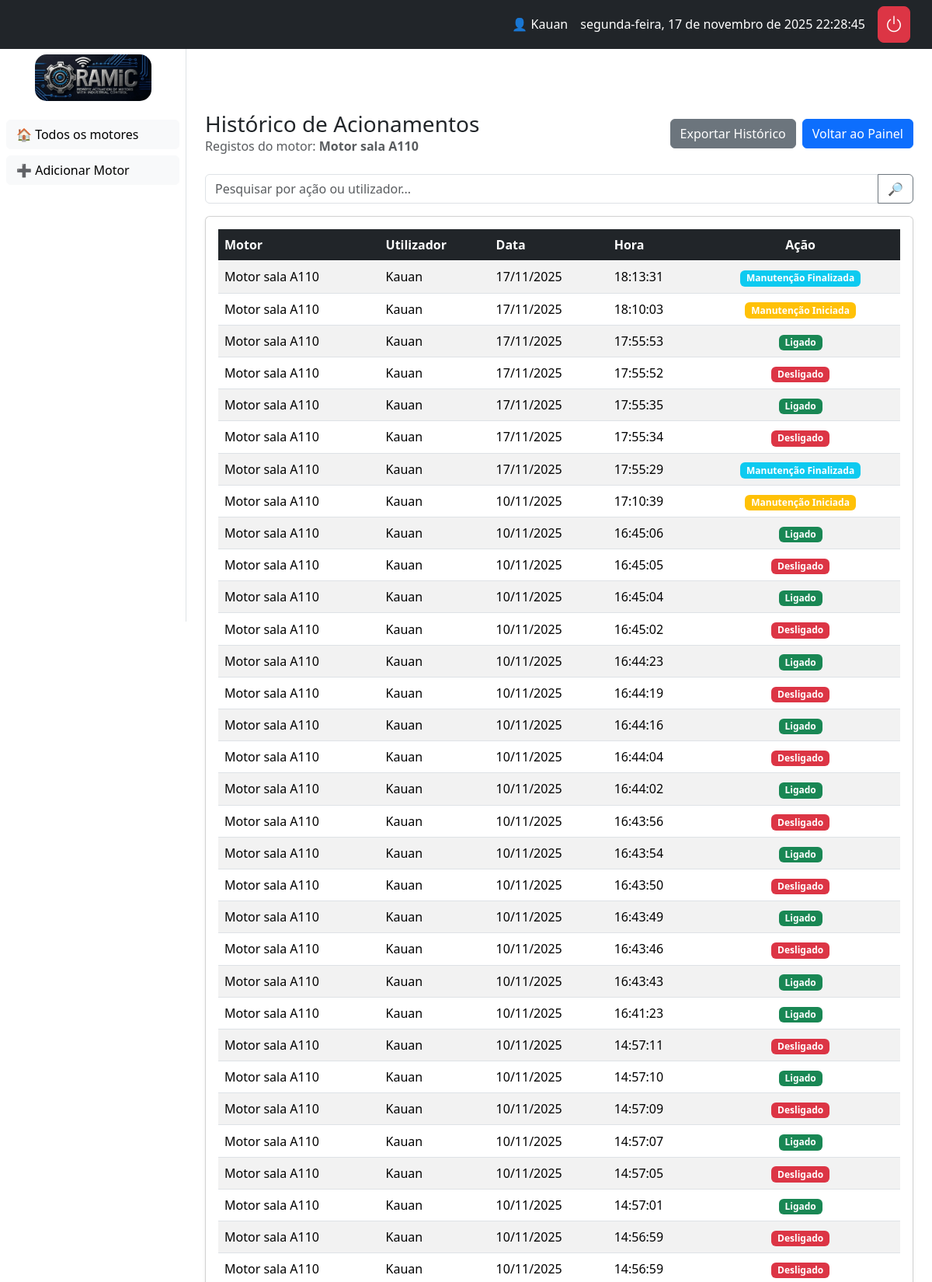
Page /motor/1/historico/ (signed in, upper part) on the committed database.
### core/models.py (models this page shows, shortened)
class Motor(models.Model):
    grupos = models.ManyToManyField(Group, related_name="motores")
    nome = models.CharField(max_length=100)
    numero_serie = models.CharField(max_length=50, unique=True)
    descricao = models.TextField(blank=True, null=True)
    imagem = models.ImageField(upload_to="motores/", blank=True, null=True)
    localizacao = models.CharField(max_length=100, blank=True)
    modelo = models.CharField(max_length=100, blank=True)
    corrente = models.FloatField(null=True, blank=True, help_text="Corrente em Ampères (A)")
    potencia = models.FloatField(null=True, blank=True, help_text="Potência em Watts (W)")
    tensao = models.CharField(max_length=50, blank=True, help_text="Ex: 110V, 220V")
    ligado = models.BooleanField(default=False)
    em_manutencao = models.BooleanField(default=False)
    last_heartbeat = models.DateTimeField(null=True, blank=True)

class LogAcionamento(models.Model):
    ACOES = [
        ("LIGADO", "Ligado"),
        ("DESLIGADO", "Desligado"),
        ("MANUTENCAO_INICIO", "Manutenção Iniciada"),
        ("MANUTENCAO_FIM", "Manutenção Finalizada"),
    ]
    motor = models.ForeignKey(Motor, related_name="logs", on_delete=models.CASCADE)
    usuario = models.ForeignKey(User, on_delete=models.SET_NULL, null=True, blank=True)
    acao = models.CharField(max_length=20, choices=ACOES)
    timestamp = models.DateTimeField(auto_now_add=True)

### core/views.py (the view)
# urls.py: path("motor/<int:motor_id>/historico/", views.historico_view, name="historico"),
@login_required
def historico_view(request, motor_id: int):
    motor = get_object_or_404(Motor, id=motor_id)
    q = request.GET.get("q", "").strip()
    logs = motor.logs.all().order_by('-timestamp')
    if q:
        user_match = User.objects.filter(username__iexact=q).first()
        if user_match:
            logs = logs.filter(usuario=user_match)
        else:
            logs = logs.filter(acao__icontains=q)
    return render(request, "core/motores/historico.html", {"motor": motor, "logs": logs, "q": q})

### templates/core/motores/historico.html
{% extends "core/base.html" %}
{% load django_bootstrap5 %}
{% block content %}
<div class="d-flex align-items-center justify-content-between mb-4">
  <div>
    <h3 class="mb-0">Histórico de Acionamentos</h3>
    {% if motor %}
      <p class="text-muted mb-0">Registos do motor: <strong>{{ motor.nome }}</strong></p>
    {% endif %}
  </div>
  <div class="d-flex gap-2">
    <a href="{% url 'exportar_historico_csv' %}" class="btn btn-secondary">Exportar Histórico</a>
    <a href="{% url 'painel' %}" class="btn btn-primary">Voltar ao Painel</a>
  </div>
</div>
<form class="mb-3" method="get">
  <div class="input-group">
    <input type="text" class="form-control" name="q" placeholder="Pesquisar por ação ou utilizador..." value="{{ q }}">
    <button class="btn btn-outline-secondary" type="submit">🔎</button>
  </div>
</form>
<div class="card shadow-sm">
  <div class="card-body">
    <div class="table-responsive">
      <table class="table table-striped table-hover align-middle mb-0">
        <thead class="table-dark">
          <tr>
            <th>Motor</th>
            <th>Utilizador</th>
            <th>Data</th>
            <th>Hora</th>
            <th class="text-center">Ação</th>
          </tr>
        </thead>
        <tbody>
          {% for log in logs %}
          <tr>
            <td>{{ log.motor.nome }}</td>
            <td>{{ log.usuario.username|default:"Sistema" }}</td>
            <td>{{ log.timestamp|date:"d/m/Y" }}</td>
            <td>{{ log.timestamp|time:"H:i:s" }}</td>
            <td class="text-center">
              {% if log.acao == "LIGADO" %}
                <span class="badge btn-success">{{ log.get_acao_display }}</span>
              {% elif log.acao == "DESLIGADO" %}
                <span class="badge btn-danger">{{ log.get_acao_display }}</span>
              {% elif log.acao == "MANUTENCAO_INICIO" %}
                <span class="badge btn-warning">Manutenção Iniciada</span>
              {% elif log.acao == "MANUTENCAO_FIM" %}
                <span class="badge btn-info">Manutenção Finalizada</span>
              {% else %}
                <span class="badge btn-secondary">{{ log.acao }}</span>
              {% endif %}
            </td>
          </tr>
          {% empty %}
          <tr>
            <td colspan="5" class="text-center p-4">
              <p class="mb-0">Ainda não existem registos para este motor.</p>
            </td>
          </tr>
          {% endfor %}
        </tbody>
      </table>
    </div>
  </div>
</div>
{% endblock %}

### templates/core/base.html (shortened to what this page needs)
{% load static %}
{% load django_bootstrap5 %}
<!doctype html>
<html lang="pt-br">
  <head>
    <link rel="stylesheet" href="{% static 'css/style.css' %}">
    <link rel="stylesheet" href="{% static 'css/style.css' %}">
    <link rel="stylesheet" href="{% static 'bootstrap/css/bootstrap.min.css' %}">
    {% bootstrap_css %}
    <link rel="stylesheet" href="https://cdn.jsdelivr.net/npm/bootstrap-icons@1.11.3/font/bootstrap-icons.min.css">
    <link rel="stylesheet" href="https://cdnjs.cloudflare.com/ajax/libs/font-awesome/6.0.0-beta3/css/all.min.css">
  </head>
  <body>
    {% if user.is_authenticated %}
      <nav class="navbar navbar-dark bg-dark px-3 top-navbar">
        <div class="container-fluid">
          <div class="d-flex align-items-center text-white">
            <span class="me-3">👤 {{ request.user.username }}</span>
            <span id="datetime" class="me-3 d-none d-md-inline"></span>
            <a href="{% url 'logout' %}" class="btn btn-danger p-2 lh-1" title="Sair" style="border-radius: 0.5rem;">
              <i class="bi bi-power h4 mb-0"></i>
          </a>
          </div>
        </div>
      </nav>
      <aside class="sidebar" id="sidebar">
        <div class="text-center mb-4">
          <a href="{% url 'painel' %}">
            <img src="{% static 'img/Ramic-logo.png' %}" alt="RAMIC Logo" class="img-fluid" style="max-width: 150px; border-radius: 15px;">
          </a>
        </div>
        <ul class="list-unstyled px-2">
          <li class="mb-2"><a class="btn btn-light w-100 text-start" href="{% url 'painel' %}">🏠 Todos os motores</a></li>
          <li class="mb-2"><a class="btn btn-light w-100 text-start" href="{% url 'adicionar_motor' %}">➕ Adicionar Motor</a></li>
        </ul>
      </aside>
      <main class="content" id="content">
        {% block content %}{% endblock %}
      </main>
    {% else %}
      <main class="container py-5">
        {% bootstrap_messages %}
        {% block content_unauthenticated %}{% endblock %}
      </main>
    {% endif %}
  </body>
</html>

### static/css/style.css (style rules this page uses)
body { background-color: #f8f9fa; }
.sidebar { width: 240px; min-height: 100vh; background: #fff; border-right: 1px solid #dee2e6; position: fixed; left: 0; top: 0; padding-top: 70px; transition: transform 0.3s ease-in-out; z-index: 1040; }
.content { margin-left: 240px; padding: 24px; padding-top: 80px; transition: margin-left 0.3s ease-in-out; }
.top-navbar { position: fixed; top: 0; width: 100%; z-index: 1050; }

### rows in the picture
Motor: nome "Motor sala A110"
LogAcionamento: motor.nome "Motor sala A110", usuario.username "Kauan", timestamp "17/11/2025", timestamp "18:13:31", acao "Manutenção Finalizada"
LogAcionamento: motor.nome "Motor sala A110", usuario.username "Kauan", timestamp "17/11/2025", timestamp "18:10:03", shows "Manutenção Iniciada"
LogAcionamento: motor.nome "Motor sala A110", usuario.username "Kauan", timestamp "17/11/2025", timestamp "17:55:53", acao "Ligado"
LogAcionamento: motor.nome "Motor sala A110", usuario.username "Kauan", timestamp "17/11/2025", timestamp "17:55:52", acao "Desligado"
LogAcionamento: motor.nome "Motor sala A110", usuario.username "Kauan", timestamp "17/11/2025", timestamp "17:55:35", acao "Ligado"
LogAcionamento: motor.nome "Motor sala A110", usuario.username "Kauan", timestamp "17/11/2025", timestamp "17:55:34", acao "Desligado"
LogAcionamento: motor.nome "Motor sala A110", usuario.username "Kauan", timestamp "17/11/2025", timestamp "17:55:29", acao "Manutenção Finalizada"
LogAcionamento: motor.nome "Motor sala A110", usuario.username "Kauan", timestamp "10/11/2025", timestamp "17:10:39", shows "Manutenção Iniciada"
LogAcionamento: motor.nome "Motor sala A110", usuario.username "Kauan", timestamp "10/11/2025", timestamp "16:45:06", acao "Ligado"
LogAcionamento: motor.nome "Motor sala A110", usuario.username "Kauan", timestamp "10/11/2025", timestamp "16:45:05", acao "Desligado"
LogAcionamento: motor.nome "Motor sala A110", usuario.username "Kauan", timestamp "10/11/2025", timestamp "16:45:04", acao "Ligado"
LogAcionamento: motor.nome "Motor sala A110", usuario.username "Kauan", timestamp "10/11/2025", timestamp "16:45:02", acao "Desligado"
LogAcionamento: motor.nome "Motor sala A110", usuario.username "Kauan", timestamp "10/11/2025", timestamp "16:44:23", acao "Ligado"
LogAcionamento: motor.nome "Motor sala A110", usuario.username "Kauan", timestamp "10/11/2025", timestamp "16:44:19", acao "Desligado"
LogAcionamento: motor.nome "Motor sala A110", usuario.username "Kauan", timestamp "10/11/2025", timestamp "16:44:16", acao "Ligado"
LogAcionamento: motor.nome "Motor sala A110", usuario.username "Kauan", timestamp "10/11/2025", timestamp "16:44:04", acao "Desligado"
LogAcionamento: motor.nome "Motor sala A110", usuario.username "Kauan", timestamp "10/11/2025", timestamp "16:44:02", acao "Ligado"
LogAcionamento: motor.nome "Motor sala A110", usuario.username "Kauan", timestamp "10/11/2025", timestamp "16:43:56", acao "Desligado"
LogAcionamento: motor.nome "Motor sala A110", usuario.username "Kauan", timestamp "10/11/2025", timestamp "16:43:54", acao "Ligado"
LogAcionamento: motor.nome "Motor sala A110", usuario.username "Kauan", timestamp "10/11/2025", timestamp "16:43:50", acao "Desligado"
LogAcionamento: motor.nome "Motor sala A110", usuario.username "Kauan", timestamp "10/11/2025", timestamp "16:43:49", acao "Ligado"
LogAcionamento: motor.nome "Motor sala A110", usuario.username "Kauan", timestamp "10/11/2025", timestamp "16:43:46", acao "Desligado"
LogAcionamento: motor.nome "Motor sala A110", usuario.username "Kauan", timestamp "10/11/2025", timestamp "16:43:43", acao "Ligado"
LogAcionamento: motor.nome "Motor sala A110", usuario.username "Kauan", timestamp "10/11/2025", timestamp "16:41:23", acao "Ligado"
LogAcionamento: motor.nome "Motor sala A110", usuario.username "Kauan", timestamp "10/11/2025", timestamp "14:57:11", acao "Desligado"
LogAcionamento: motor.nome "Motor sala A110", usuario.username "Kauan", timestamp "10/11/2025", timestamp "14:57:10", acao "Ligado"
LogAcionamento: motor.nome "Motor sala A110", usuario.username "Kauan", timestamp "10/11/2025", timestamp "14:57:09", acao "Desligado"
LogAcionamento: motor.nome "Motor sala A110", usuario.username "Kauan", timestamp "10/11/2025", timestamp "14:57:07", acao "Ligado"
LogAcionamento: motor.nome "Motor sala A110", usuario.username "Kauan", timestamp "10/11/2025", timestamp "14:57:05", acao "Desligado"
LogAcionamento: motor.nome "Motor sala A110", usuario.username "Kauan", timestamp "10/11/2025", timestamp "14:57:01", acao "Ligado"
LogAcionamento: motor.nome "Motor sala A110", usuario.username "Kauan", timestamp "10/11/2025", timestamp "14:56:59", acao "Desligado"
LogAcionamento: motor.nome "Motor sala A110", usuario.username "Kauan", timestamp "10/11/2025", timestamp "14:56:59", acao "Desligado"

### other values in the picture
{{ request.user.username }} "Kauan"
